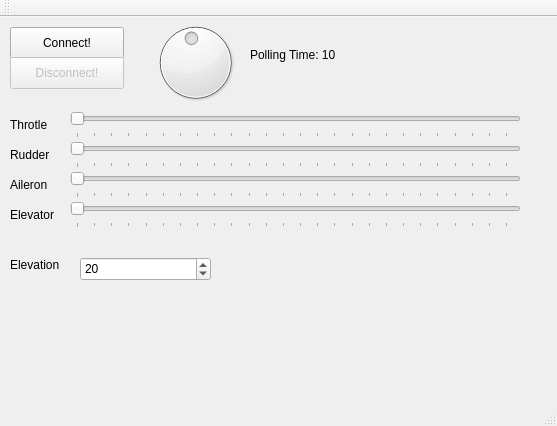
<?xml version="1.0" encoding="UTF-8"?>
<ui version="4.0">
 <class>MainWindow</class>
 <widget class="QMainWindow" name="MainWindow">
  <property name="geometry">
   <rect>
    <x>0</x>
    <y>0</y>
    <width>557</width>
    <height>426</height>
   </rect>
  </property>
  <property name="windowTitle">
   <string>MainWindow</string>
  </property>
  <widget class="QWidget" name="centralWidget">
   <widget class="QPushButton" name="btnConnect">
    <property name="geometry">
     <rect>
      <x>10</x>
      <y>10</y>
      <width>114</width>
      <height>32</height>
     </rect>
    </property>
    <property name="text">
     <string>Connect!</string>
    </property>
   </widget>
   <widget class="QPushButton" name="btnDisconnect">
    <property name="enabled">
     <bool>false</bool>
    </property>
    <property name="geometry">
     <rect>
      <x>10</x>
      <y>40</y>
      <width>114</width>
      <height>32</height>
     </rect>
    </property>
    <property name="text">
     <string>Disconnect!</string>
    </property>
   </widget>
   <widget class="QSlider" name="sldThrotle">
    <property name="geometry">
     <rect>
      <x>70</x>
      <y>90</y>
      <width>451</width>
      <height>31</height>
     </rect>
    </property>
    <property name="maximum">
     <number>254</number>
    </property>
    <property name="orientation">
     <enum>Qt::Horizontal</enum>
    </property>
    <property name="tickPosition">
     <enum>QSlider::TicksBelow</enum>
    </property>
   </widget>
   <widget class="QDial" name="dialPolling">
    <property name="geometry">
     <rect>
      <x>150</x>
      <y>0</y>
      <width>91</width>
      <height>91</height>
     </rect>
    </property>
    <property name="minimum">
     <number>5</number>
    </property>
    <property name="maximum">
     <number>100</number>
    </property>
    <property name="pageStep">
     <number>1</number>
    </property>
    <property name="value">
     <number>50</number>
    </property>
    <property name="wrapping">
     <bool>true</bool>
    </property>
   </widget>
   <widget class="QLabel" name="lblThortle">
    <property name="geometry">
     <rect>
      <x>10</x>
      <y>100</y>
      <width>51</width>
      <height>16</height>
     </rect>
    </property>
    <property name="text">
     <string>Throtle</string>
    </property>
   </widget>
   <widget class="QLabel" name="lblRudder">
    <property name="geometry">
     <rect>
      <x>10</x>
      <y>130</y>
      <width>51</width>
      <height>16</height>
     </rect>
    </property>
    <property name="text">
     <string>Rudder</string>
    </property>
   </widget>
   <widget class="QLabel" name="lblAileron">
    <property name="geometry">
     <rect>
      <x>10</x>
      <y>160</y>
      <width>62</width>
      <height>16</height>
     </rect>
    </property>
    <property name="text">
     <string>Aileron</string>
    </property>
   </widget>
   <widget class="QLabel" name="lblElevator">
    <property name="geometry">
     <rect>
      <x>10</x>
      <y>190</y>
      <width>51</width>
      <height>16</height>
     </rect>
    </property>
    <property name="text">
     <string>Elevator</string>
    </property>
   </widget>
   <widget class="QLabel" name="Elevation">
    <property name="geometry">
     <rect>
      <x>10</x>
      <y>240</y>
      <width>62</width>
      <height>16</height>
     </rect>
    </property>
    <property name="text">
     <string>Elevation</string>
    </property>
   </widget>
   <widget class="QSlider" name="sldRudder">
    <property name="geometry">
     <rect>
      <x>70</x>
      <y>120</y>
      <width>451</width>
      <height>31</height>
     </rect>
    </property>
    <property name="maximum">
     <number>254</number>
    </property>
    <property name="orientation">
     <enum>Qt::Horizontal</enum>
    </property>
    <property name="tickPosition">
     <enum>QSlider::TicksBelow</enum>
    </property>
   </widget>
   <widget class="QSlider" name="sldAileron">
    <property name="geometry">
     <rect>
      <x>70</x>
      <y>150</y>
      <width>451</width>
      <height>31</height>
     </rect>
    </property>
    <property name="maximum">
     <number>254</number>
    </property>
    <property name="orientation">
     <enum>Qt::Horizontal</enum>
    </property>
    <property name="tickPosition">
     <enum>QSlider::TicksBelow</enum>
    </property>
   </widget>
   <widget class="QSlider" name="sldElevator">
    <property name="geometry">
     <rect>
      <x>70</x>
      <y>180</y>
      <width>451</width>
      <height>31</height>
     </rect>
    </property>
    <property name="maximum">
     <number>254</number>
    </property>
    <property name="orientation">
     <enum>Qt::Horizontal</enum>
    </property>
    <property name="tickPosition">
     <enum>QSlider::TicksBelow</enum>
    </property>
   </widget>
   <widget class="QLabel" name="lblPollingTime">
    <property name="geometry">
     <rect>
      <x>250</x>
      <y>30</y>
      <width>131</width>
      <height>16</height>
     </rect>
    </property>
    <property name="text">
     <string>Polling Time: 10</string>
    </property>
   </widget>
   <widget class="QSpinBox" name="numElevation">
    <property name="geometry">
     <rect>
      <x>80</x>
      <y>240</y>
      <width>131</width>
      <height>24</height>
     </rect>
    </property>
    <property name="maximum">
     <number>254</number>
    </property>
    <property name="value">
     <number>20</number>
    </property>
   </widget>
  </widget>
  <widget class="QMenuBar" name="menuBar">
   <property name="geometry">
    <rect>
     <x>0</x>
     <y>0</y>
     <width>557</width>
     <height>22</height>
    </rect>
   </property>
  </widget>
  <widget class="QToolBar" name="mainToolBar">
   <attribute name="toolBarArea">
    <enum>TopToolBarArea</enum>
   </attribute>
   <attribute name="toolBarBreak">
    <bool>false</bool>
   </attribute>
  </widget>
  <widget class="QStatusBar" name="statusBar"/>
 </widget>
 <layoutdefault spacing="6" margin="11"/>
 <resources/>
 <connections/>
</ui>
